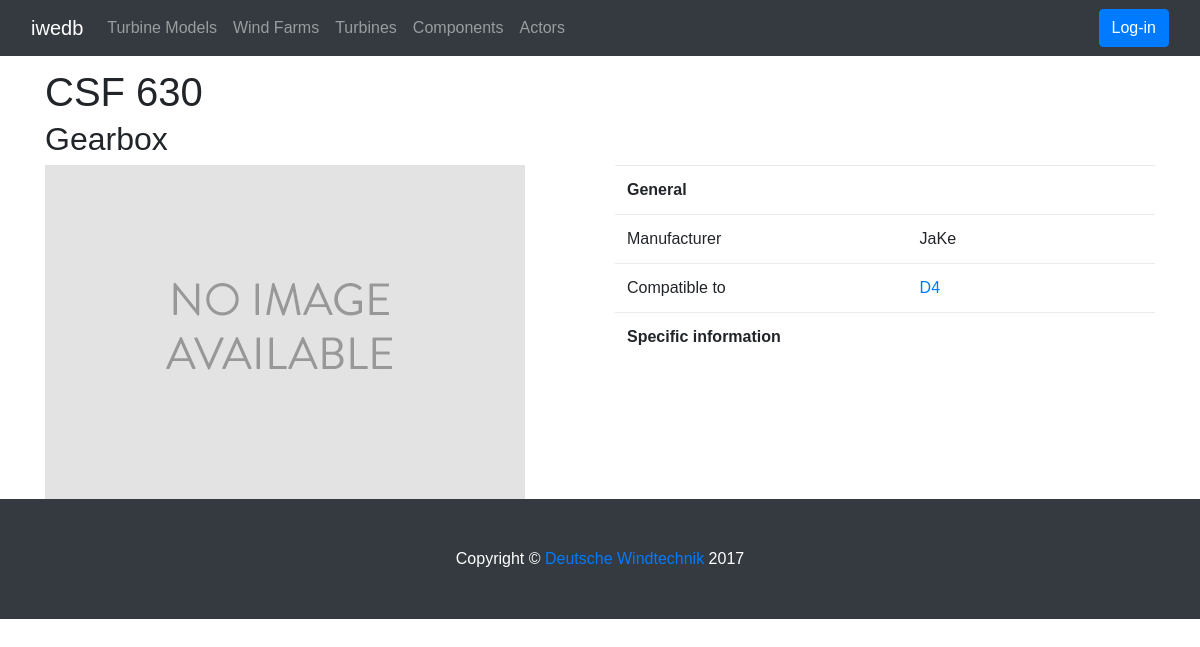
Screenshot of /components/4/csf-630/ with the database file from the repository.
### components/models.py (models this page shows, shortened)
class Component(models.Model):
    TOWER = (('Lattice', 'Lattice'),
            ('Concrete', 'Concrete'),
            ('Hybrid', 'Hybrid'),
            ('Wood', 'Wood'))
    GEN_TYPE = (('Asynchronous', 'Asyncronous'),
                ('Double fed induction generator', 'Double fed induction generator'),
                ('Seperate-exited synchronous', 'Seperate-exited synchronous'),
                ('Self-exited synchronous', 'Self-exited synchronous'))
    component_type = models.ForeignKey(ComponentType, related_name='components', verbose_name='Component')
    name = models.CharField(max_length=200, db_index=True)
    slug = models.SlugField(max_length=200, db_index=True)
    manufacturer = models.CharField(max_length=200)
    image = models.ImageField(upload_to='components/%Y/%m/%d', blank=True)
    description = models.TextField(blank=True)
    compatible_to = models.ManyToManyField('polls.WEC_Typ')
    weight_t = models.IntegerField(blank=True, null=True, verbose_name='Weight [t]')
    ratio = models.IntegerField(blank=True, null=True)
    stages = models.IntegerField(blank=True, null=True)
    tower_type = models.CharField(max_length=20, choices=TOWER, default='Hybrid', verbose_name='Tower_type')
    generator_type = models.CharField(max_length=20, choices=GEN_TYPE, default='Asynchronous', verbose_name='Generator_type')
    voltage = models.IntegerField(blank=True, null=True)
    rpm = models.IntegerField(blank=True, null=True)
    available = models.BooleanField(default=True)
    created = models.DateTimeField(auto_now_add=True)
    updated = models.DateTimeField(auto_now=True)
    def compatibleWEC(self):
        return self.compatible_to.all()
    class Meta:
        ordering = ('name',)
        index_together = (('id', 'slug'),)

class ComponentType(models.Model):
    name = models.CharField(max_length=200, db_index=True)
    slug = models.SlugField(max_length=200, db_index=True, unique=True)
    class Meta:
        ordering = ('name',)
        verbose_name = 'component_type'
        verbose_name_plural = 'component_types'
    def __str__(self):
        return self.name

### polls/models.py (models this page shows, shortened)
class WEC_Typ(models.Model):
    manufacturer = models.ForeignKey(Manufacturer, related_name='wea_types')
    name = models.CharField(max_length=200, db_index=True)
    slug = models.SlugField(max_length=200, db_index=True)
    image = models.ImageField(upload_to='wec_types/%Y/%m/%d', blank=True, null=True)
    description = models.TextField(blank=True, null=True)
    output_power = models.IntegerField(default=0, blank=True, null=True, verbose_name='Output power [W]')
    rotor_diameter = models.IntegerField(default=0, blank=True, null=True, verbose_name='Rotor diameter [m]')
    nr_blades = models.IntegerField(default=3, blank=True, null=True, verbose_name='Amount of blades')
    wind_class = MultiSelectField(choices=WIND_CLASS, max_length=30, blank=True, null=True, default=IECIA)
    year = models.IntegerField(default=2000, blank=True, null=True, verbose_name='First installation')
    offshore = models.CharField(max_length=20, choices=OFFSHORE, default='no')
    reg = models.CharField(max_length=20, choices=REGULATION, default='pitch', verbose_name='Regulation')
    drive = models.CharField(max_length=20, choices=DRIVE, default='gearbox', verbose_name='Drivetrain')
    tot_weight_t = models.IntegerField(default=400, blank=True, null=True, verbose_name='Total weight [t]')
    tower_weight_t = models.IntegerField(default=250, blank=True, null=True, verbose_name='Tower weight [t]')
    hub_weight_t = models.IntegerField(default=100, blank=True, null=True, verbose_name='Hub weight [t]')
    rotor_weight_t = models.IntegerField(default=50, blank=True, null=True, verbose_name='Rotor weight [t]')
    min_rot_speed_r_m = models.DecimalField(max_digits=5, decimal_places=2, default=11.5, blank=True, null=True, verbose_name='Min. rotor speed [m/s]')
    max_rot_speed_r_m = models.DecimalField(max_digits=5, decimal_places=2, default=20.5, blank=True, null=True, verbose_name='Max. rotor speed [m/s]')
    cut_in = models.DecimalField(max_digits=5, decimal_places=2, default=3.5, blank=True, null=True, verbose_name='Cut in wind speed')
    nominal_speed = models.DecimalField(max_digits=5, decimal_places=2, default=15.0, blank=True, null=True, verbose_name='Nominal wind speed')
    cut_out = models.DecimalField(max_digits=5, decimal_places=2, default=25.0, blank=True, null=True, verbose_name='Cut out wind speed')
    min_hub_height = models.IntegerField(default=60, blank=True, null=True, verbose_name='Min. Hub Height')
    max_hub_height = models.IntegerField(default=140, blank=True, null=True, verbose_name='Max. Hub Height')
    produced_until = models.IntegerField(blank=True, null=True)
    product_web = models.URLField(max_length=200, blank=True, null=True, verbose_name='Product web page')
    available = models.BooleanField(default=True)
    created = models.DateTimeField(auto_now_add=True)
    updated = models.DateTimeField(auto_now=True)
    power_curve = JSONField(null=True, blank=True)
    class Meta:
        ordering = ('name',)
        index_together = (('id', 'slug'),)
    def __str__(self):
        return self.name
    def get_absolute_url(self):
        return reverse('polls:wec_typ_detail', args=[self.id, self.slug])

### components/views.py (the view)
# urls.py: url(r'^(?P<id>\d+)/(?P<slug>[-\w]+)/$', views.component_detail, name='component_detail'),
def component_detail(request, id, slug):
    component = get_object_or_404(Component, id=id, slug=slug, available=True)
    return render(request,
                  'components/detail.html',
                  {'component': component})

### components/templates/components/detail.html (shortened to what this page needs)
{% extends "polls/base.html" %}
{% load static %}
{% block content %}
<div class="container">
    <div class="row">
    <div class="col-lg-12 col-md-12 col-sm-12 col-xs-12">
        <h1>{{ component.name }}</h1>
        <h2>{{ component.component_type }}</h2>
    </div>
    <div class="col-lg-6 col-md-6 col-sm-6 col-xs-12">
        <img src="{% if wec_typ.image %}{{ wec_typ.image.url }}{% else %}{% static "img/no_image.png" %}{% endif %}" style="max-width=100%; height:auto">
    </div>
    <div class="col-lg-6 col-md-6 col-sm-6 col-xs-12">
        <table class="table">
            <colgroup> <col width="80"> <col width="100"> </colgroup>
            <tr>
                <th colspan="2">General</th>
            </tr>
            {% if component.manufacturer %}<tr>
                <td>Manufacturer</td>
                <td>{{ component.manufacturer }}</td>
            </tr>{% endif %}
            {% if component.compatibleWEC|length > 0 %}<tr>
                <td>Compatible to</td>
                <td>{% for wec_typ in component.compatibleWEC %}<a href="{{ wec_typ.get_absolute_url }}">{{ wec_typ }}</a>{% endfor %}</td>
            </tr>{% endif %}
            <tr>
                <th colspan="2">Specific information</th>
            </tr>
        </table>
    </div>
    </div>
</div>
{% endblock %}

### polls/static/css/thumbnail-gallery.css (style rules this page uses)
body { padding-top: 70px; font-family: "Century Gothic", CenturyGothic, Geneva, AppleGothic, sans-serif; }

### rows the page displays
Component: name "CSF 630", component_type "Gearbox", manufacturer "JaKe"
WEC_Typ: name "D4"
